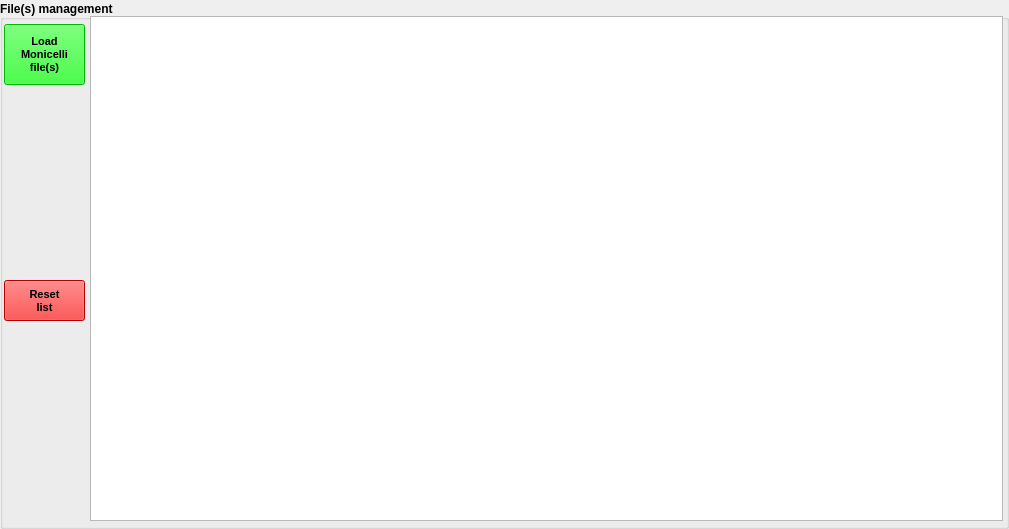
    <widget class="QGroupBox" name="runFilesManagementGB_2">
     <property name="geometry">
      <rect>
       <x>4</x>
       <y>4</y>
       <width>1009</width>
       <height>529</height>
      </rect>
     </property>
     <property name="palette">
      <palette>
       <active>
        <colorrole role="Text">
         <brush brushstyle="SolidPattern">
          <color alpha="255">
           <red>255</red>
           <green>0</green>
           <blue>0</blue>
          </color>
         </brush>
        </colorrole>
       </active>
       <inactive>
        <colorrole role="Text">
         <brush brushstyle="SolidPattern">
          <color alpha="255">
           <red>255</red>
           <green>0</green>
           <blue>0</blue>
          </color>
         </brush>
        </colorrole>
       </inactive>
       <disabled>
        <colorrole role="Text">
         <brush brushstyle="SolidPattern">
          <color alpha="255">
           <red>99</red>
           <green>100</green>
           <blue>127</blue>
          </color>
         </brush>
        </colorrole>
       </disabled>
      </palette>
     </property>
     <property name="font">
      <font>
       <pointsize>9</pointsize>
       <weight>75</weight>
       <bold>true</bold>
      </font>
     </property>
     <property name="title">
      <string>File(s) management</string>
     </property>
     <property name="alignment">
      <set>Qt::AlignLeading|Qt::AlignLeft|Qt::AlignVCenter</set>
     </property>
     <widget class="QTableView" name="convertFileListTV">
      <property name="geometry">
       <rect>
        <x>90</x>
        <y>16</y>
        <width>913</width>
        <height>505</height>
       </rect>
      </property>
      <property name="palette">
       <palette>
        <active>
         <colorrole role="Text">
          <brush brushstyle="SolidPattern">
           <color alpha="255">
            <red>140</red>
            <green>70</green>
            <blue>0</blue>
           </color>
          </brush>
         </colorrole>
        </active>
        <inactive>
         <colorrole role="Text">
          <brush brushstyle="SolidPattern">
           <color alpha="255">
            <red>140</red>
            <green>70</green>
            <blue>0</blue>
           </color>
          </brush>
         </colorrole>
        </inactive>
        <disabled>
         <colorrole role="Text">
          <brush brushstyle="SolidPattern">
           <color alpha="255">
            <red>99</red>
            <green>100</green>
            <blue>127</blue>
           </color>
          </brush>
         </colorrole>
        </disabled>
       </palette>
      </property>
      <property name="editTriggers">
       <set>QAbstractItemView::NoEditTriggers</set>
      </property>
      <attribute name="horizontalHeaderMinimumSectionSize">
       <number>200</number>
      </attribute>
      <attribute name="verticalHeaderDefaultSectionSize">
       <number>19</number>
      </attribute>
     </widget>
     <widget class="QPushButton" name="convertResetListPB">
      <property name="geometry">
       <rect>
        <x>4</x>
        <y>280</y>
        <width>81</width>
        <height>41</height>
       </rect>
      </property>
      <property name="palette">
       <palette>
        <active>
         <colorrole role="WindowText">
          <brush brushstyle="SolidPattern">
           <color alpha="255">
            <red>0</red>
            <green>0</green>
            <blue>0</blue>
           </color>
          </brush>
         </colorrole>
         <colorrole role="Button">
          <brush brushstyle="SolidPattern">
           <color alpha="255">
            <red>255</red>
            <green>0</green>
            <blue>0</blue>
           </color>
          </brush>
         </colorrole>
         <colorrole role="Light">
          <brush brushstyle="SolidPattern">
           <color alpha="255">
            <red>255</red>
            <green>127</green>
            <blue>127</blue>
           </color>
          </brush>
         </colorrole>
         <colorrole role="Midlight">
          <brush brushstyle="SolidPattern">
           <color alpha="255">
            <red>255</red>
            <green>63</green>
            <blue>63</blue>
           </color>
          </brush>
         </colorrole>
         <colorrole role="Dark">
          <brush brushstyle="SolidPattern">
           <color alpha="255">
            <red>127</red>
            <green>0</green>
            <blue>0</blue>
           </color>
          </brush>
         </colorrole>
         <colorrole role="Mid">
          <brush brushstyle="SolidPattern">
           <color alpha="255">
            <red>170</red>
            <green>0</green>
            <blue>0</blue>
           </color>
          </brush>
         </colorrole>
         <colorrole role="Text">
          <brush brushstyle="SolidPattern">
           <color alpha="255">
            <red>0</red>
            <green>0</green>
            <blue>0</blue>
           </color>
          </brush>
         </colorrole>
         <colorrole role="BrightText">
          <brush brushstyle="SolidPattern">
           <color alpha="255">
            <red>255</red>
            <green>255</green>
            <blue>255</blue>
           </color>
          </brush>
         </colorrole>
         <colorrole role="ButtonText">
          <brush brushstyle="SolidPattern">
           <color alpha="255">
            <red>0</red>
            <green>0</green>
            <blue>0</blue>
           </color>
          </brush>
         </colorrole>
         <colorrole role="Base">
          <brush brushstyle="SolidPattern">
           <color alpha="255">
            <red>255</red>
            <green>255</green>
            <blue>255</blue>
           </color>
          </brush>
         </colorrole>
         <colorrole role="Window">
          <brush brushstyle="SolidPattern">
           <color alpha="255">
            <red>255</red>
            <green>0</green>
            <blue>0</blue>
           </color>
          </brush>
         </colorrole>
         <colorrole role="Shadow">
          <brush brushstyle="SolidPattern">
           <color alpha="255">
            <red>0</red>
            <green>0</green>
            <blue>0</blue>
           </color>
          </brush>
         </colorrole>
         <colorrole role="AlternateBase">
          <brush brushstyle="SolidPattern">
           <color alpha="255">
            <red>255</red>
            <green>127</green>
            <blue>127</blue>
           </color>
          </brush>
         </colorrole>
         <colorrole role="ToolTipBase">
          <brush brushstyle="SolidPattern">
           <color alpha="255">
            <red>255</red>
            <green>255</green>
            <blue>220</blue>
           </color>
          </brush>
         </colorrole>
         <colorrole role="ToolTipText">
          <brush brushstyle="SolidPattern">
           <color alpha="255">
            <red>0</red>
            <green>0</green>
            <blue>0</blue>
           </color>
          </brush>
         </colorrole>
        </active>
        <inactive>
         <colorrole role="WindowText">
          <brush brushstyle="SolidPattern">
           <color alpha="255">
            <red>0</red>
            <green>0</green>
            <blue>0</blue>
           </color>
          </brush>
         </colorrole>
         <colorrole role="Button">
          <brush brushstyle="SolidPattern">
           <color alpha="255">
            <red>255</red>
            <green>0</green>
            <blue>0</blue>
           </color>
          </brush>
         </colorrole>
         <colorrole role="Light">
          <brush brushstyle="SolidPattern">
           <color alpha="255">
            <red>255</red>
            <green>127</green>
            <blue>127</blue>
           </color>
          </brush>
         </colorrole>
         <colorrole role="Midlight">
          <brush brushstyle="SolidPattern">
           <color alpha="255">
            <red>255</red>
            <green>63</green>
            <blue>63</blue>
           </color>
          </brush>
         </colorrole>
         <colorrole role="Dark">
          <brush brushstyle="SolidPattern">
           <color alpha="255">
            <red>127</red>
            <green>0</green>
            <blue>0</blue>
           </color>
          </brush>
         </colorrole>
         <colorrole role="Mid">
          <brush brushstyle="SolidPattern">
           <color alpha="255">
            <red>170</red>
            <green>0</green>
            <blue>0</blue>
           </color>
          </brush>
         </colorrole>
         <colorrole role="Text">
          <brush brushstyle="SolidPattern">
           <color alpha="255">
            <red>0</red>
            <green>0</green>
            <blue>0</blue>
           </color>
          </brush>
         </colorrole>
         <colorrole role="BrightText">
          <brush brushstyle="SolidPattern">
           <color alpha="255">
            <red>255</red>
            <green>255</green>
            <blue>255</blue>
           </color>
          </brush>
         </colorrole>
         <colorrole role="ButtonText">
          <brush brushstyle="SolidPattern">
           <color alpha="255">
            <red>0</red>
            <green>0</green>
            <blue>0</blue>
           </color>
          </brush>
         </colorrole>
         <colorrole role="Base">
          <brush brushstyle="SolidPattern">
           <color alpha="255">
            <red>255</red>
            <green>255</green>
            <blue>255</blue>
           </color>
          </brush>
         </colorrole>
         <colorrole role="Window">
          <brush brushstyle="SolidPattern">
           <color alpha="255">
            <red>255</red>
            <green>0</green>
            <blue>0</blue>
           </color>
          </brush>
         </colorrole>
         <colorrole role="Shadow">
          <brush brushstyle="SolidPattern">
           <color alpha="255">
            <red>0</red>
            <green>0</green>
            <blue>0</blue>
           </color>
          </brush>
         </colorrole>
         <colorrole role="AlternateBase">
          <brush brushstyle="SolidPattern">
           <color alpha="255">
            <red>255</red>
            <green>127</green>
            <blue>127</blue>
           </color>
          </brush>
         </colorrole>
         <colorrole role="ToolTipBase">
          <brush brushstyle="SolidPattern">
           <color alpha="255">
            <red>255</red>
            <green>255</green>
            <blue>220</blue>
           </color>
          </brush>
         </colorrole>
         <colorrole role="ToolTipText">
          <brush brushstyle="SolidPattern">
           <color alpha="255">
            <red>0</red>
            <green>0</green>
            <blue>0</blue>
           </color>
          </brush>
         </colorrole>
        </inactive>
        <disabled>
         <colorrole role="WindowText">
          <brush brushstyle="SolidPattern">
           <color alpha="255">
            <red>127</red>
            <green>0</green>
            <blue>0</blue>
           </color>
          </brush>
         </colorrole>
         <colorrole role="Button">
          <brush brushstyle="SolidPattern">
           <color alpha="255">
            <red>255</red>
            <green>0</green>
            <blue>0</blue>
           </color>
          </brush>
         </colorrole>
         <colorrole role="Light">
          <brush brushstyle="SolidPattern">
           <color alpha="255">
            <red>255</red>
            <green>127</green>
            <blue>127</blue>
           </color>
          </brush>
         </colorrole>
         <colorrole role="Midlight">
          <brush brushstyle="SolidPattern">
           <color alpha="255">
            <red>255</red>
            <green>63</green>
            <blue>63</blue>
           </color>
          </brush>
         </colorrole>
         <colorrole role="Dark">
          <brush brushstyle="SolidPattern">
           <color alpha="255">
            <red>127</red>
            <green>0</green>
            <blue>0</blue>
           </color>
          </brush>
         </colorrole>
         <colorrole role="Mid">
          <brush brushstyle="SolidPattern">
           <color alpha="255">
            <red>170</red>
            <green>0</green>
            <blue>0</blue>
           </color>
          </brush>
         </colorrole>
         <colorrole role="Text">
          <brush brushstyle="SolidPattern">
           <color alpha="255">
            <red>127</red>
            <green>0</green>
            <blue>0</blue>
           </color>
          </brush>
         </colorrole>
         <colorrole role="BrightText">
          <brush brushstyle="SolidPattern">
           <color alpha="255">
            <red>255</red>
            <green>255</green>
            <blue>255</blue>
           </color>
          </brush>
         </colorrole>
         <colorrole role="ButtonText">
          <brush brushstyle="SolidPattern">
           <color alpha="255">
            <red>127</red>
            <green>0</green>
            <blue>0</blue>
           </color>
          </brush>
         </colorrole>
         <colorrole role="Base">
          <brush brushstyle="SolidPattern">
           <color alpha="255">
            <red>255</red>
            <green>0</green>
            <blue>0</blue>
           </color>
          </brush>
         </colorrole>
         <colorrole role="Window">
          <brush brushstyle="SolidPattern">
           <color alpha="255">
            <red>255</red>
            <green>0</green>
            <blue>0</blue>
           </color>
          </brush>
         </colorrole>
         <colorrole role="Shadow">
          <brush brushstyle="SolidPattern">
           <color alpha="255">
            <red>0</red>
            <green>0</green>
            <blue>0</blue>
           </color>
          </brush>
         </colorrole>
         <colorrole role="AlternateBase">
          <brush brushstyle="SolidPattern">
           <color alpha="255">
            <red>255</red>
            <green>0</green>
            <blue>0</blue>
           </color>
          </brush>
         </colorrole>
         <colorrole role="ToolTipBase">
          <brush brushstyle="SolidPattern">
           <color alpha="255">
            <red>255</red>
            <green>255</green>
            <blue>220</blue>
           </color>
          </brush>
         </colorrole>
         <colorrole role="ToolTipText">
          <brush brushstyle="SolidPattern">
           <color alpha="255">
            <red>0</red>
            <green>0</green>
            <blue>0</blue>
           </color>
          </brush>
         </colorrole>
        </disabled>
       </palette>
      </property>
      <property name="font">
       <font>
        <pointsize>8</pointsize>
       </font>
      </property>
      <property name="toolTip">
       <string>&lt;!DOCTYPE HTML PUBLIC &quot;-//W3C//DTD HTML 4.0//EN&quot; &quot;http://www.w3.org/TR/REC-html40/strict.dtd&quot;&gt;
&lt;html&gt;&lt;head&gt;&lt;meta name=&quot;qrichtext&quot; content=&quot;1&quot; /&gt;&lt;style type=&quot;text/css&quot;&gt;
p, li { white-space: pre-wrap; }
&lt;/style&gt;&lt;/head&gt;&lt;body style=&quot; font-family:'Sans Serif'; font-size:9pt; font-weight:400; font-style:normal;&quot;&gt;
&lt;table border=&quot;0&quot; style=&quot;-qt-table-type: root; margin-top:4px; margin-bottom:4px; margin-left:4px; margin-right:4px;&quot;&gt;
&lt;tr&gt;
&lt;td style=&quot;border: none;&quot;&gt;
&lt;p align=&quot;center&quot; style=&quot; margin-top:0px; margin-bottom:0px; margin-left:0px; margin-right:0px; -qt-block-indent:0; text-indent:0px;&quot;&gt;&lt;span style=&quot; font-size:18pt; font-weight:600; text-decoration: underline; color:#0000ff;&quot;&gt;Open ROOT file&lt;/span&gt;&lt;/p&gt;
&lt;p style=&quot;-qt-paragraph-type:empty; margin-top:0px; margin-bottom:0px; margin-left:0px; margin-right:0px; -qt-block-indent:0; text-indent:0px;&quot;&gt;&lt;/p&gt;
&lt;p style=&quot; margin-top:0px; margin-bottom:0px; margin-left:0px; margin-right:0px; -qt-block-indent:0; text-indent:0px;&quot;&gt;This button is used to open a &lt;span style=&quot; font-weight:600; font-style:italic;&quot;&gt;ROOT&lt;/span&gt; file &lt;/p&gt;
&lt;p style=&quot; margin-top:0px; margin-bottom:0px; margin-left:0px; margin-right:0px; -qt-block-indent:0; text-indent:0px;&quot;&gt;containing already (at least partially) &lt;/p&gt;
&lt;p style=&quot; margin-top:0px; margin-bottom:0px; margin-left:0px; margin-right:0px; -qt-block-indent:0; text-indent:0px;&quot;&gt;reconstructed tracks. At a bare minimum&lt;/p&gt;
&lt;p style=&quot; margin-top:0px; margin-bottom:0px; margin-left:0px; margin-right:0px; -qt-block-indent:0; text-indent:0px;&quot;&gt;such a file might contain events with only &lt;/p&gt;
&lt;p style=&quot; margin-top:0px; margin-bottom:0px; margin-left:0px; margin-right:0px; -qt-block-indent:0; text-indent:0px;&quot;&gt;hits, but these could be complemented &lt;/p&gt;
&lt;p style=&quot; margin-top:0px; margin-bottom:0px; margin-left:0px; margin-right:0px; -qt-block-indent:0; text-indent:0px;&quot;&gt;by resolved clusters or even reconstructed &lt;/p&gt;
&lt;p style=&quot; margin-top:0px; margin-bottom:0px; margin-left:0px; margin-right:0px; -qt-block-indent:0; text-indent:0px;&quot;&gt;tracks.&lt;/p&gt;&lt;/td&gt;&lt;/tr&gt;&lt;/table&gt;&lt;/body&gt;&lt;/html&gt;</string>
      </property>
      <property name="text">
       <string>Reset
list</string>
      </property>
     </widget>
     <widget class="QPushButton" name="openRootFilePB">
      <property name="geometry">
       <rect>
        <x>4</x>
        <y>24</y>
        <width>81</width>
        <height>61</height>
       </rect>
      </property>
      <property name="palette">
       <palette>
        <active>
         <colorrole role="WindowText">
          <brush brushstyle="SolidPattern">
           <color alpha="255">
            <red>0</red>
            <green>0</green>
            <blue>0</blue>
           </color>
          </brush>
         </colorrole>
         <colorrole role="Button">
          <brush brushstyle="SolidPattern">
           <color alpha="255">
            <red>0</red>
            <green>255</green>
            <blue>0</blue>
           </color>
          </brush>
         </colorrole>
         <colorrole role="Light">
          <brush brushstyle="SolidPattern">
           <color alpha="255">
            <red>127</red>
            <green>255</green>
            <blue>127</blue>
           </color>
          </brush>
         </colorrole>
         <colorrole role="Midlight">
          <brush brushstyle="SolidPattern">
           <color alpha="255">
            <red>63</red>
            <green>255</green>
            <blue>63</blue>
           </color>
          </brush>
         </colorrole>
         <colorrole role="Dark">
          <brush brushstyle="SolidPattern">
           <color alpha="255">
            <red>0</red>
            <green>127</green>
            <blue>0</blue>
           </color>
          </brush>
         </colorrole>
         <colorrole role="Mid">
          <brush brushstyle="SolidPattern">
           <color alpha="255">
            <red>0</red>
            <green>170</green>
            <blue>0</blue>
           </color>
          </brush>
         </colorrole>
         <colorrole role="Text">
          <brush brushstyle="SolidPattern">
           <color alpha="255">
            <red>0</red>
            <green>0</green>
            <blue>0</blue>
           </color>
          </brush>
         </colorrole>
         <colorrole role="BrightText">
          <brush brushstyle="SolidPattern">
           <color alpha="255">
            <red>255</red>
            <green>255</green>
            <blue>255</blue>
           </color>
          </brush>
         </colorrole>
         <colorrole role="ButtonText">
          <brush brushstyle="SolidPattern">
           <color alpha="255">
            <red>0</red>
            <green>0</green>
            <blue>0</blue>
           </color>
          </brush>
         </colorrole>
         <colorrole role="Base">
          <brush brushstyle="SolidPattern">
           <color alpha="255">
            <red>255</red>
            <green>255</green>
            <blue>255</blue>
           </color>
          </brush>
         </colorrole>
         <colorrole role="Window">
          <brush brushstyle="SolidPattern">
           <color alpha="255">
            <red>0</red>
            <green>255</green>
            <blue>0</blue>
           </color>
          </brush>
         </colorrole>
         <colorrole role="Shadow">
          <brush brushstyle="SolidPattern">
           <color alpha="255">
            <red>0</red>
            <green>0</green>
            <blue>0</blue>
           </color>
          </brush>
         </colorrole>
         <colorrole role="AlternateBase">
          <brush brushstyle="SolidPattern">
           <color alpha="255">
            <red>127</red>
            <green>255</green>
            <blue>127</blue>
           </color>
          </brush>
         </colorrole>
         <colorrole role="ToolTipBase">
          <brush brushstyle="SolidPattern">
           <color alpha="255">
            <red>255</red>
            <green>255</green>
            <blue>220</blue>
           </color>
          </brush>
         </colorrole>
         <colorrole role="ToolTipText">
          <brush brushstyle="SolidPattern">
           <color alpha="255">
            <red>0</red>
            <green>0</green>
            <blue>0</blue>
           </color>
          </brush>
         </colorrole>
        </active>
        <inactive>
         <colorrole role="WindowText">
          <brush brushstyle="SolidPattern">
           <color alpha="255">
            <red>0</red>
            <green>0</green>
            <blue>0</blue>
           </color>
          </brush>
         </colorrole>
         <colorrole role="Button">
          <brush brushstyle="SolidPattern">
           <color alpha="255">
            <red>0</red>
            <green>255</green>
            <blue>0</blue>
           </color>
          </brush>
         </colorrole>
         <colorrole role="Light">
          <brush brushstyle="SolidPattern">
           <color alpha="255">
            <red>127</red>
            <green>255</green>
            <blue>127</blue>
           </color>
          </brush>
         </colorrole>
         <colorrole role="Midlight">
          <brush brushstyle="SolidPattern">
           <color alpha="255">
            <red>63</red>
            <green>255</green>
            <blue>63</blue>
           </color>
          </brush>
         </colorrole>
         <colorrole role="Dark">
          <brush brushstyle="SolidPattern">
           <color alpha="255">
            <red>0</red>
            <green>127</green>
            <blue>0</blue>
           </color>
          </brush>
         </colorrole>
         <colorrole role="Mid">
          <brush brushstyle="SolidPattern">
           <color alpha="255">
            <red>0</red>
            <green>170</green>
            <blue>0</blue>
           </color>
          </brush>
         </colorrole>
         <colorrole role="Text">
          <brush brushstyle="SolidPattern">
           <color alpha="255">
            <red>0</red>
            <green>0</green>
            <blue>0</blue>
           </color>
          </brush>
         </colorrole>
         <colorrole role="BrightText">
          <brush brushstyle="SolidPattern">
           <color alpha="255">
            <red>255</red>
            <green>255</green>
            <blue>255</blue>
           </color>
          </brush>
         </colorrole>
         <colorrole role="ButtonText">
          <brush brushstyle="SolidPattern">
           <color alpha="255">
            <red>0</red>
            <green>0</green>
            <blue>0</blue>
           </color>
          </brush>
         </colorrole>
         <colorrole role="Base">
          <brush brushstyle="SolidPattern">
           <color alpha="255">
            <red>255</red>
            <green>255</green>
            <blue>255</blue>
           </color>
          </brush>
         </colorrole>
         <colorrole role="Window">
          <brush brushstyle="SolidPattern">
           <color alpha="255">
            <red>0</red>
            <green>255</green>
            <blue>0</blue>
           </color>
          </brush>
         </colorrole>
         <colorrole role="Shadow">
          <brush brushstyle="SolidPattern">
           <color alpha="255">
            <red>0</red>
            <green>0</green>
            <blue>0</blue>
           </color>
          </brush>
         </colorrole>
         <colorrole role="AlternateBase">
          <brush brushstyle="SolidPattern">
           <color alpha="255">
            <red>127</red>
            <green>255</green>
            <blue>127</blue>
           </color>
          </brush>
         </colorrole>
         <colorrole role="ToolTipBase">
          <brush brushstyle="SolidPattern">
           <color alpha="255">
            <red>255</red>
            <green>255</green>
            <blue>220</blue>
           </color>
          </brush>
         </colorrole>
         <colorrole role="ToolTipText">
          <brush brushstyle="SolidPattern">
           <color alpha="255">
            <red>0</red>
            <green>0</green>
            <blue>0</blue>
           </color>
          </brush>
         </colorrole>
        </inactive>
        <disabled>
         <colorrole role="WindowText">
          <brush brushstyle="SolidPattern">
           <color alpha="255">
            <red>0</red>
            <green>127</green>
            <blue>0</blue>
           </color>
          </brush>
         </colorrole>
         <colorrole role="Button">
          <brush brushstyle="SolidPattern">
           <color alpha="255">
            <red>0</red>
            <green>255</green>
            <blue>0</blue>
           </color>
          </brush>
         </colorrole>
         <colorrole role="Light">
          <brush brushstyle="SolidPattern">
           <color alpha="255">
            <red>127</red>
            <green>255</green>
            <blue>127</blue>
           </color>
          </brush>
         </colorrole>
         <colorrole role="Midlight">
          <brush brushstyle="SolidPattern">
           <color alpha="255">
            <red>63</red>
            <green>255</green>
            <blue>63</blue>
           </color>
          </brush>
         </colorrole>
         <colorrole role="Dark">
          <brush brushstyle="SolidPattern">
           <color alpha="255">
            <red>0</red>
            <green>127</green>
            <blue>0</blue>
           </color>
          </brush>
         </colorrole>
         <colorrole role="Mid">
          <brush brushstyle="SolidPattern">
           <color alpha="255">
            <red>0</red>
            <green>170</green>
            <blue>0</blue>
           </color>
          </brush>
         </colorrole>
         <colorrole role="Text">
          <brush brushstyle="SolidPattern">
           <color alpha="255">
            <red>0</red>
            <green>127</green>
            <blue>0</blue>
           </color>
          </brush>
         </colorrole>
         <colorrole role="BrightText">
          <brush brushstyle="SolidPattern">
           <color alpha="255">
            <red>255</red>
            <green>255</green>
            <blue>255</blue>
           </color>
          </brush>
         </colorrole>
         <colorrole role="ButtonText">
          <brush brushstyle="SolidPattern">
           <color alpha="255">
            <red>0</red>
            <green>127</green>
            <blue>0</blue>
           </color>
          </brush>
         </colorrole>
         <colorrole role="Base">
          <brush brushstyle="SolidPattern">
           <color alpha="255">
            <red>0</red>
            <green>255</green>
            <blue>0</blue>
           </color>
          </brush>
         </colorrole>
         <colorrole role="Window">
          <brush brushstyle="SolidPattern">
           <color alpha="255">
            <red>0</red>
            <green>255</green>
            <blue>0</blue>
           </color>
          </brush>
         </colorrole>
         <colorrole role="Shadow">
          <brush brushstyle="SolidPattern">
           <color alpha="255">
            <red>0</red>
            <green>0</green>
            <blue>0</blue>
           </color>
          </brush>
         </colorrole>
         <colorrole role="AlternateBase">
          <brush brushstyle="SolidPattern">
           <color alpha="255">
            <red>0</red>
            <green>255</green>
            <blue>0</blue>
           </color>
          </brush>
         </colorrole>
         <colorrole role="ToolTipBase">
          <brush brushstyle="SolidPattern">
           <color alpha="255">
            <red>255</red>
            <green>255</green>
            <blue>220</blue>
           </color>
          </brush>
         </colorrole>
         <colorrole role="ToolTipText">
          <brush brushstyle="SolidPattern">
           <color alpha="255">
            <red>0</red>
            <green>0</green>
            <blue>0</blue>
           </color>
          </brush>
         </colorrole>
        </disabled>
       </palette>
      </property>
      <property name="font">
       <font>
        <pointsize>8</pointsize>
       </font>
      </property>
      <property name="toolTip">
       <string>&lt;!DOCTYPE HTML PUBLIC &quot;-//W3C//DTD HTML 4.0//EN&quot; &quot;http://www.w3.org/TR/REC-html40/strict.dtd&quot;&gt;
&lt;html&gt;&lt;head&gt;&lt;meta name=&quot;qrichtext&quot; content=&quot;1&quot; /&gt;&lt;style type=&quot;text/css&quot;&gt;
p, li { white-space: pre-wrap; }
&lt;/style&gt;&lt;/head&gt;&lt;body style=&quot; font-family:'Sans Serif'; font-size:9pt; font-weight:400; font-style:normal;&quot;&gt;
&lt;table border=&quot;0&quot; style=&quot;-qt-table-type: root; margin-top:4px; margin-bottom:4px; margin-left:4px; margin-right:4px;&quot;&gt;
&lt;tr&gt;
&lt;td style=&quot;border: none;&quot;&gt;
&lt;p align=&quot;center&quot; style=&quot; margin-top:0px; margin-bottom:0px; margin-left:0px; margin-right:0px; -qt-block-indent:0; text-indent:0px;&quot;&gt;&lt;span style=&quot; font-size:18pt; font-weight:600; text-decoration: underline; color:#0000ff;&quot;&gt;Open ROOT file&lt;/span&gt;&lt;/p&gt;
&lt;p style=&quot;-qt-paragraph-type:empty; margin-top:0px; margin-bottom:0px; margin-left:0px; margin-right:0px; -qt-block-indent:0; text-indent:0px;&quot;&gt;&lt;/p&gt;
&lt;p style=&quot; margin-top:0px; margin-bottom:0px; margin-left:0px; margin-right:0px; -qt-block-indent:0; text-indent:0px;&quot;&gt;This button is used to open a &lt;span style=&quot; font-weight:600; font-style:italic;&quot;&gt;ROOT&lt;/span&gt; file &lt;/p&gt;
&lt;p style=&quot; margin-top:0px; margin-bottom:0px; margin-left:0px; margin-right:0px; -qt-block-indent:0; text-indent:0px;&quot;&gt;containing already (at least partially) &lt;/p&gt;
&lt;p style=&quot; margin-top:0px; margin-bottom:0px; margin-left:0px; margin-right:0px; -qt-block-indent:0; text-indent:0px;&quot;&gt;reconstructed tracks. At a bare minimum&lt;/p&gt;
&lt;p style=&quot; margin-top:0px; margin-bottom:0px; margin-left:0px; margin-right:0px; -qt-block-indent:0; text-indent:0px;&quot;&gt;such a file might contain events with only &lt;/p&gt;
&lt;p style=&quot; margin-top:0px; margin-bottom:0px; margin-left:0px; margin-right:0px; -qt-block-indent:0; text-indent:0px;&quot;&gt;hits, but these could be complemented &lt;/p&gt;
&lt;p style=&quot; margin-top:0px; margin-bottom:0px; margin-left:0px; margin-right:0px; -qt-block-indent:0; text-indent:0px;&quot;&gt;by resolved clusters or even reconstructed &lt;/p&gt;
&lt;p style=&quot; margin-top:0px; margin-bottom:0px; margin-left:0px; margin-right:0px; -qt-block-indent:0; text-indent:0px;&quot;&gt;tracks.&lt;/p&gt;&lt;/td&gt;&lt;/tr&gt;&lt;/table&gt;&lt;/body&gt;&lt;/html&gt;</string>
      </property>
      <property name="text">
       <string>Load
Monicelli
file(s)</string>
      </property>
     </widget>
    </widget>
